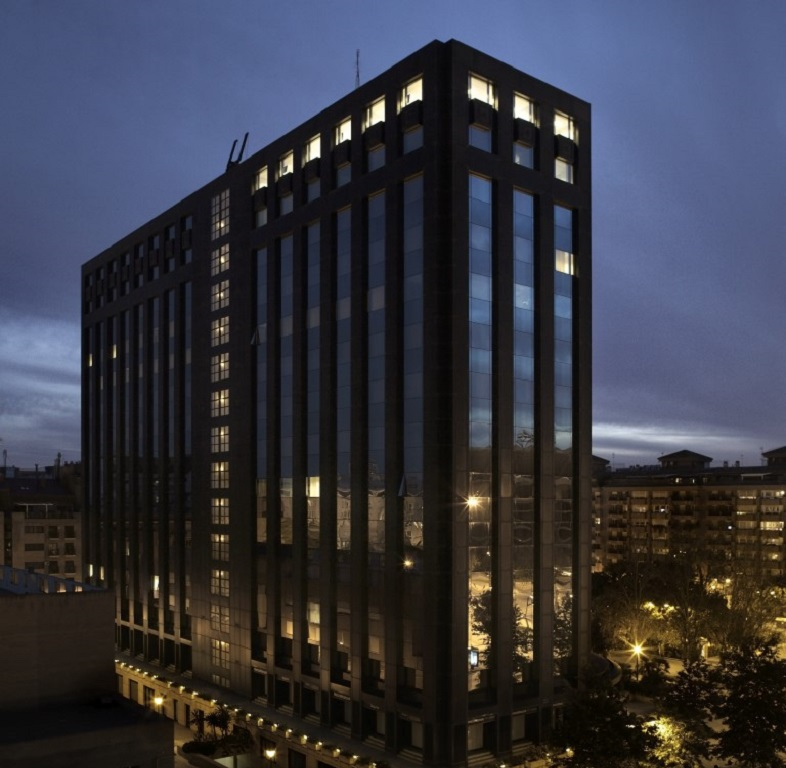
#> input picture data/raw/edificio.jpg, 786 x 768 px
$ python emparejamiento_features.py
#> lines starting #> are read from the running program, lines starting #| are printed output that depends on the picture
#Busca el matching de los kps de dos imágenes mediante emparejamiento bruto y filtrado KNN + ratio

from pathlib import Path
import cv2

#Rutas del proyecto
BASE_PRO = Path(__file__).resolve().parent.parent.parent
IMG1_RUTA = BASE_PRO / "data" / "raw" / "edificio.jpg"
IMG2_RUTA = BASE_PRO / "data" / "raw" / "edificiogirado.jpg"
N_FEATURES = 2000

def cargar_imagenes(ruta1, ruta2):
    img1 = cv2.imread(str(ruta1))
#> img1 is the input picture: shape (768, 786, 3); mean B, G, R 65.6, 56.1, 55.2
    img2 = cv2.imread(str(ruta2))
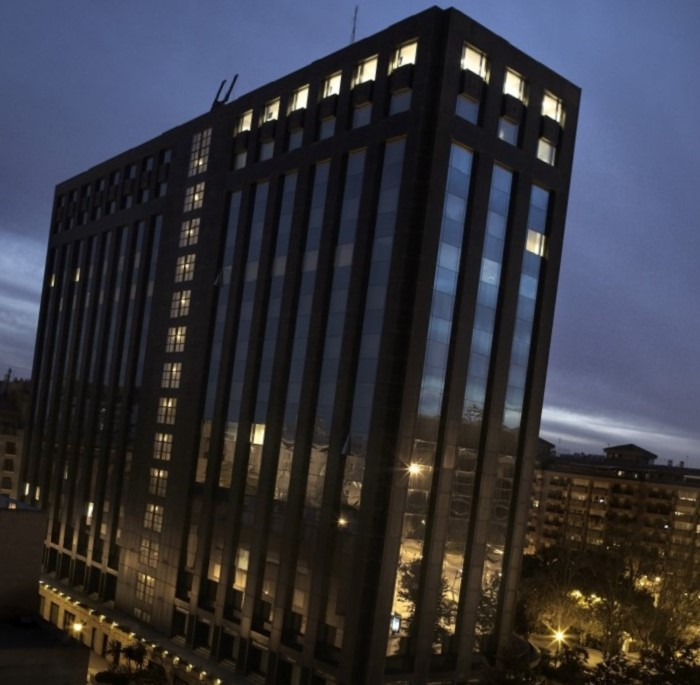
#> input picture data/raw/edificiogirado.jpg, 700 x 685 px
#> img2 is the input picture: shape (685, 700, 3); mean B, G, R 60.6, 53.2, 53.1
    if img1 is None or img2 is None:
        raise RuntimeError("No se pudieron cargar las imagenes")
    return img1, img2

def emparejar(img1, img2, n_features=N_FEATURES, ratio=0.75):
#> called with n_features = 2000, ratio = 0.75
    gris1 = cv2.cvtColor(img1, cv2.COLOR_BGR2GRAY)
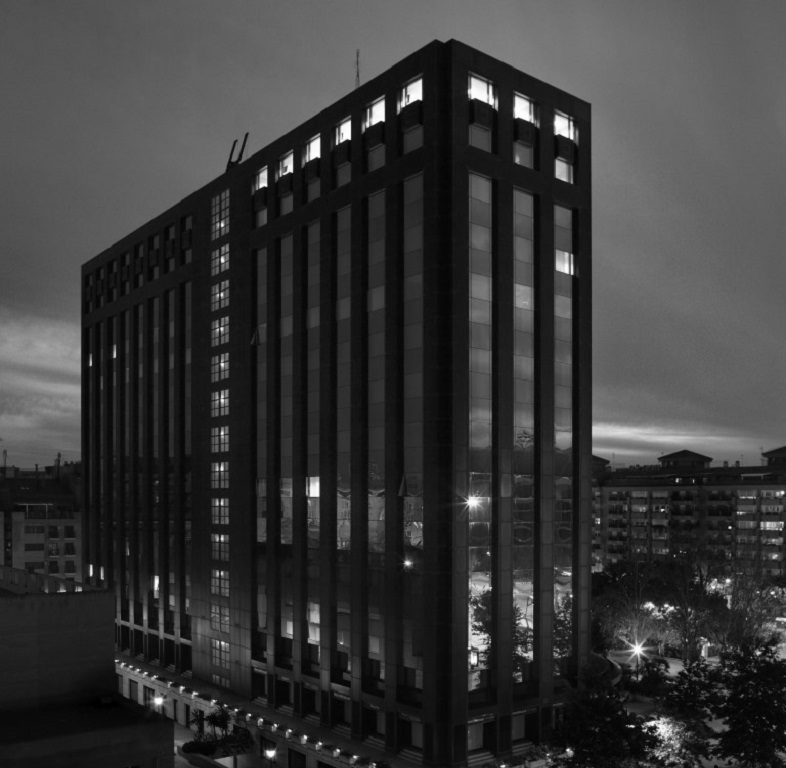
#> gris1: shape (768, 786); min 0, max 255, mean 56.9
    gris2 = cv2.cvtColor(img2, cv2.COLOR_BGR2GRAY)
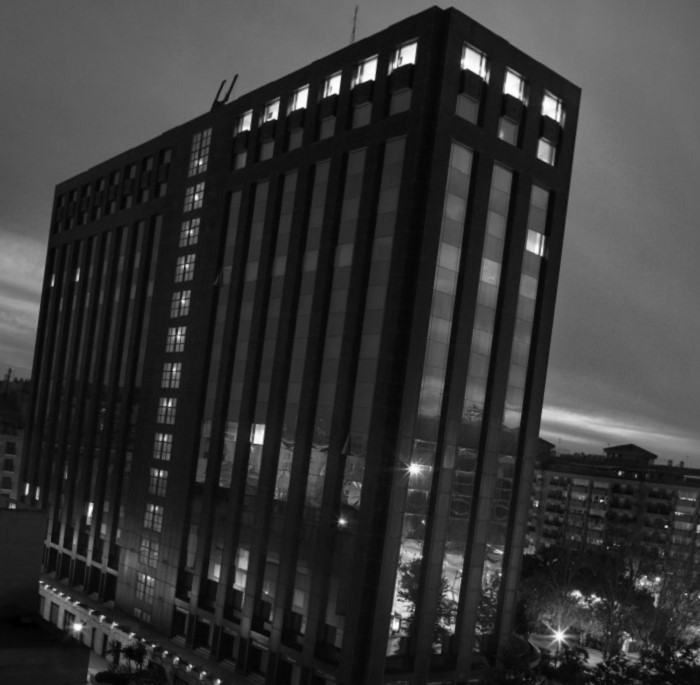
#> gris2: shape (685, 700); min 0, max 255, mean 54

    orb = cv2.ORB_create(nfeatures=n_features)
    kp1, des1 = orb.detectAndCompute(gris1, None)
#> kp1 = 2000 keypoints; strongest (x, y, size): (383, 119, 31), (349, 138, 31), (317, 149, 92.6), (420, 99, 31)
    kp2, des2 = orb.detectAndCompute(gris2, None)
#> kp2 = 2000 keypoints; strongest (x, y, size): (337, 93, 31), (373, 79, 31), (304, 105, 44.6), (413, 61, 37.2)

    print(f"Kps img1: {len(kp1)} | img2: {len(kp2)}")
#| Kps img1: 2000 | img2: 2000

    #Emparejamiento bruto
    bf_bruto = cv2.BFMatcher(cv2.NORM_HAMMING, crossCheck=True)
    matches_brutos = bf_bruto.match(des1, des2)
#> matches_brutos = 1244 matches

    #FLANN + KNN + ratio test
    indice = dict(algorithm=6, table_number=6, key_size=12, multi_probe_level=1)
    busqueda = dict(checks=50)
    flann = cv2.FlannBasedMatcher(indice, busqueda)
    knn_matches = flann.knnMatch(des1, des2, k=2)
#> knn_matches = 2000 matches
    mejores = [m for m, n in knn_matches if m.distance < ratio * n.distance]
#> mejores = 1117 matches

    print(f"Matches brutos: {len(matches_brutos)} | filtrados: {len(mejores)}")
#| Matches brutos: 1244 | filtrados: 1117
    return kp1, kp2, matches_brutos, mejores

def main():
    img1, img2 = cargar_imagenes(IMG1_RUTA, IMG2_RUTA)
    kp1, kp2, brutos, mejores = emparejar(img1, img2)
#> brutos = 1244 matches; mejores = 1117 matches

    #Visualizamos los dos tipos de matches para comparar
    vis_brutos = cv2.drawMatches(img1, kp1, img2, kp2, brutos, None,
                                  flags=cv2.DrawMatchesFlags_NOT_DRAW_SINGLE_POINTS)
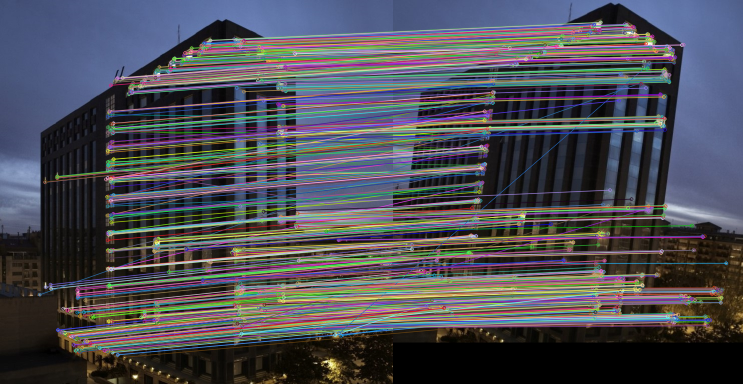
#> vis_brutos: shape (768, 1486, 3) (shown at 1/2 size); mean B, G, R 85, 77.3, 76.8
    vis_filtrados = cv2.drawMatches(img1, kp1, img2, kp2, mejores, None,
                                     flags=cv2.DrawMatchesFlags_NOT_DRAW_SINGLE_POINTS)
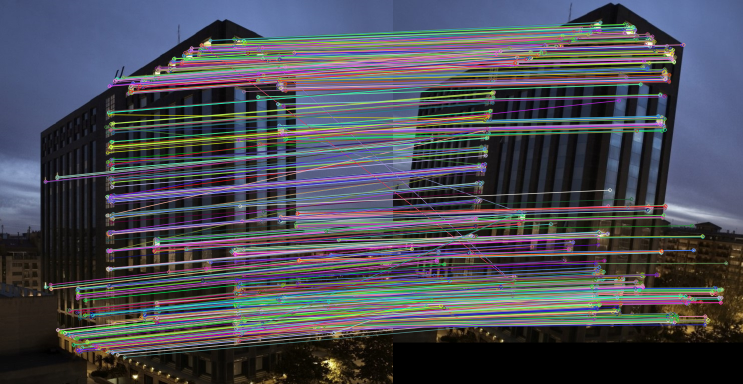
#> vis_filtrados: shape (768, 1486, 3) (shown at 1/2 size); mean B, G, R 84.6, 75.6, 74.4

    cv2.namedWindow("Brutos", cv2.WINDOW_NORMAL)
    cv2.namedWindow("Filtrados", cv2.WINDOW_NORMAL)
    cv2.imshow("Brutos", vis_brutos)
    cv2.imshow("Filtrados", vis_filtrados)
    cv2.waitKey(0)
    cv2.destroyAllWindows()

if __name__ == "__main__":
    main()
